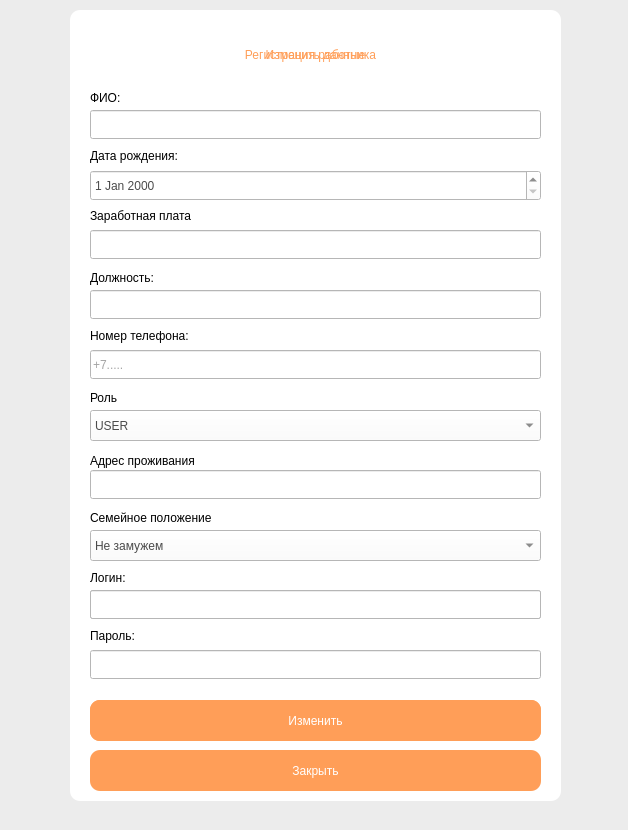
<?xml version="1.0" encoding="UTF-8"?>
<ui version="4.0">
 <class>Form2</class>
 <widget class="QWidget" name="Form2">
  <property name="geometry">
   <rect>
    <x>0</x>
    <y>0</y>
    <width>628</width>
    <height>830</height>
   </rect>
  </property>
  <property name="windowTitle">
   <string>Регистрация</string>
  </property>
  <property name="styleSheet">
   <string notr="true">background-color: rgb(236, 236, 236);</string>
  </property>
  <widget class="QLineEdit" name="lineEdit">
   <property name="geometry">
    <rect>
     <x>90</x>
     <y>590</y>
     <width>451</width>
     <height>29</height>
    </rect>
   </property>
   <property name="toolTip">
    <string>&lt;html&gt;&lt;head/&gt;&lt;body&gt;&lt;p&gt;gggg&lt;/p&gt;&lt;/body&gt;&lt;/html&gt;</string>
   </property>
   <property name="styleSheet">
    <string notr="true">font: 15pt &quot;Century Gothic&quot;;
color: rgb(75, 75, 75);
background-color: rgb(255, 255, 255);</string>
   </property>
   <property name="text">
    <string/>
   </property>
  </widget>
  <widget class="QLabel" name="label_3">
   <property name="geometry">
    <rect>
     <x>90</x>
     <y>620</y>
     <width>239</width>
     <height>31</height>
    </rect>
   </property>
   <property name="styleSheet">
    <string notr="true">font: 13pt &quot;Century Gothic&quot;;
background-color: qlineargradient(spread:pad, x1:0, y1:0, x2:1, y2:0, stop:0 rgba(0, 0, 0, 0), stop:1 rgba(255, 255, 255, 0));</string>
   </property>
   <property name="text">
    <string>Пароль:</string>
   </property>
  </widget>
  <widget class="QLabel" name="label">
   <property name="geometry">
    <rect>
     <x>90</x>
     <y>0</y>
     <width>441</width>
     <height>111</height>
    </rect>
   </property>
   <property name="styleSheet">
    <string notr="true">font: 27pt &quot;Century Gothic&quot;;
background-color: qlineargradient(spread:pad, x1:0, y1:0, x2:1, y2:0, stop:0 rgba(0, 0, 0, 0), stop:1 rgba(255, 255, 255, 0));
color: rgb(255, 158, 88);</string>
   </property>
   <property name="text">
    <string>&lt;html&gt;&lt;head/&gt;&lt;body&gt;&lt;p align=&quot;center&quot;&gt;Регистрация работника&lt;/p&gt;&lt;/body&gt;&lt;/html&gt;</string>
   </property>
  </widget>
  <widget class="QLabel" name="label_2">
   <property name="geometry">
    <rect>
     <x>90</x>
     <y>570</y>
     <width>239</width>
     <height>16</height>
    </rect>
   </property>
   <property name="styleSheet">
    <string notr="true">font: 13pt &quot;Century Gothic&quot;;
background-color: qlineargradient(spread:pad, x1:0, y1:0, x2:1, y2:0, stop:0 rgba(0, 0, 0, 0), stop:1 rgba(255, 255, 255, 0));</string>
   </property>
   <property name="text">
    <string>Логин:</string>
   </property>
  </widget>
  <widget class="QLineEdit" name="lineEdit_2">
   <property name="geometry">
    <rect>
     <x>90</x>
     <y>650</y>
     <width>451</width>
     <height>29</height>
    </rect>
   </property>
   <property name="styleSheet">
    <string notr="true">font: 15pt &quot;Century Gothic&quot;;
color: rgb(75, 75, 75);
background-color: rgb(255, 255, 255);</string>
   </property>
   <property name="text">
    <string/>
   </property>
  </widget>
  <widget class="QPushButton" name="pushButton">
   <property name="geometry">
    <rect>
     <x>90</x>
     <y>700</y>
     <width>451</width>
     <height>41</height>
    </rect>
   </property>
   <property name="styleSheet">
    <string notr="true">font: 20pt &quot;Century Gothic&quot;;
color: rgb(255, 255, 255);
border-width: 50px;
border-radius: 10px;
background-color: rgb(255, 158, 88);</string>
   </property>
   <property name="text">
    <string>Зарегистрировать</string>
   </property>
  </widget>
  <widget class="QLabel" name="label_5">
   <property name="geometry">
    <rect>
     <x>90</x>
     <y>90</y>
     <width>239</width>
     <height>16</height>
    </rect>
   </property>
   <property name="styleSheet">
    <string notr="true">font: 13pt &quot;Century Gothic&quot;;
background-color: qlineargradient(spread:pad, x1:0, y1:0, x2:1, y2:0, stop:0 rgba(0, 0, 0, 0), stop:1 rgba(255, 255, 255, 0));</string>
   </property>
   <property name="text">
    <string>ФИО:</string>
   </property>
  </widget>
  <widget class="QLineEdit" name="lineEdit_4">
   <property name="geometry">
    <rect>
     <x>90</x>
     <y>110</y>
     <width>451</width>
     <height>29</height>
    </rect>
   </property>
   <property name="toolTip">
    <string>&lt;html&gt;&lt;head/&gt;&lt;body&gt;&lt;p&gt;gggg&lt;/p&gt;&lt;/body&gt;&lt;/html&gt;</string>
   </property>
   <property name="styleSheet">
    <string notr="true">font: 15pt &quot;Century Gothic&quot;;
color: rgb(75, 75, 75);
background-color: rgb(255, 255, 255);</string>
   </property>
   <property name="text">
    <string/>
   </property>
   <property name="placeholderText">
    <string/>
   </property>
  </widget>
  <widget class="QLabel" name="label_6">
   <property name="geometry">
    <rect>
     <x>90</x>
     <y>146</y>
     <width>239</width>
     <height>20</height>
    </rect>
   </property>
   <property name="styleSheet">
    <string notr="true">font: 13pt &quot;Century Gothic&quot;;
background-color: qlineargradient(spread:pad, x1:0, y1:0, x2:1, y2:0, stop:0 rgba(0, 0, 0, 0), stop:1 rgba(255, 255, 255, 0));</string>
   </property>
   <property name="text">
    <string>Дата рождения:</string>
   </property>
  </widget>
  <widget class="QLineEdit" name="lineEdit_6">
   <property name="geometry">
    <rect>
     <x>90</x>
     <y>230</y>
     <width>451</width>
     <height>29</height>
    </rect>
   </property>
   <property name="toolTip">
    <string>&lt;html&gt;&lt;head/&gt;&lt;body&gt;&lt;p&gt;gggg&lt;/p&gt;&lt;/body&gt;&lt;/html&gt;</string>
   </property>
   <property name="styleSheet">
    <string notr="true">font: 15pt &quot;Century Gothic&quot;;
color: rgb(75, 75, 75);
background-color: rgb(255, 255, 255);</string>
   </property>
   <property name="text">
    <string/>
   </property>
   <property name="placeholderText">
    <string/>
   </property>
  </widget>
  <widget class="QLabel" name="label_7">
   <property name="geometry">
    <rect>
     <x>90</x>
     <y>206</y>
     <width>239</width>
     <height>20</height>
    </rect>
   </property>
   <property name="styleSheet">
    <string notr="true">font: 13pt &quot;Century Gothic&quot;;
background-color: qlineargradient(spread:pad, x1:0, y1:0, x2:1, y2:0, stop:0 rgba(0, 0, 0, 0), stop:1 rgba(255, 255, 255, 0));</string>
   </property>
   <property name="text">
    <string>Заработная плата</string>
   </property>
  </widget>
  <widget class="QLabel" name="label_8">
   <property name="geometry">
    <rect>
     <x>90</x>
     <y>270</y>
     <width>239</width>
     <height>16</height>
    </rect>
   </property>
   <property name="styleSheet">
    <string notr="true">font: 13pt &quot;Century Gothic&quot;;
background-color: qlineargradient(spread:pad, x1:0, y1:0, x2:1, y2:0, stop:0 rgba(0, 0, 0, 0), stop:1 rgba(255, 255, 255, 0));</string>
   </property>
   <property name="text">
    <string>Должность:</string>
   </property>
  </widget>
  <widget class="QLineEdit" name="lineEdit_7">
   <property name="geometry">
    <rect>
     <x>90</x>
     <y>290</y>
     <width>451</width>
     <height>29</height>
    </rect>
   </property>
   <property name="toolTip">
    <string>&lt;html&gt;&lt;head/&gt;&lt;body&gt;&lt;p&gt;gggg&lt;/p&gt;&lt;/body&gt;&lt;/html&gt;</string>
   </property>
   <property name="styleSheet">
    <string notr="true">font: 15pt &quot;Century Gothic&quot;;
color: rgb(75, 75, 75);
background-color: rgb(255, 255, 255);</string>
   </property>
   <property name="text">
    <string/>
   </property>
  </widget>
  <widget class="QLabel" name="label_9">
   <property name="geometry">
    <rect>
     <x>90</x>
     <y>326</y>
     <width>239</width>
     <height>20</height>
    </rect>
   </property>
   <property name="styleSheet">
    <string notr="true">font: 13pt &quot;Century Gothic&quot;;
background-color: qlineargradient(spread:pad, x1:0, y1:0, x2:1, y2:0, stop:0 rgba(0, 0, 0, 0), stop:1 rgba(255, 255, 255, 0));</string>
   </property>
   <property name="text">
    <string>Номер телефона:</string>
   </property>
  </widget>
  <widget class="QLineEdit" name="lineEdit_8">
   <property name="geometry">
    <rect>
     <x>90</x>
     <y>350</y>
     <width>451</width>
     <height>29</height>
    </rect>
   </property>
   <property name="toolTip">
    <string>&lt;html&gt;&lt;head/&gt;&lt;body&gt;&lt;p&gt;gggg&lt;/p&gt;&lt;/body&gt;&lt;/html&gt;</string>
   </property>
   <property name="styleSheet">
    <string notr="true">font: 15pt &quot;Century Gothic&quot;;
color: rgb(75, 75, 75);
background-color: rgb(255, 255, 255);</string>
   </property>
   <property name="text">
    <string/>
   </property>
   <property name="placeholderText">
    <string>+7.....</string>
   </property>
  </widget>
  <widget class="QLabel" name="label_4">
   <property name="geometry">
    <rect>
     <x>90</x>
     <y>510</y>
     <width>239</width>
     <height>16</height>
    </rect>
   </property>
   <property name="styleSheet">
    <string notr="true">font: 13pt &quot;Century Gothic&quot;;
background-color: qlineargradient(spread:pad, x1:0, y1:0, x2:1, y2:0, stop:0 rgba(0, 0, 0, 0), stop:1 rgba(255, 255, 255, 0));</string>
   </property>
   <property name="text">
    <string>Семейное положение</string>
   </property>
  </widget>
  <widget class="QComboBox" name="comboBox">
   <property name="geometry">
    <rect>
     <x>90</x>
     <y>530</y>
     <width>451</width>
     <height>31</height>
    </rect>
   </property>
   <property name="styleSheet">
    <string notr="true">font: 15pt &quot;Century Gothic&quot;;
color: rgb(75, 75, 75);
background-color: rgb(255, 255, 255);</string>
   </property>
   <item>
    <property name="text">
     <string>Не замужем</string>
    </property>
   </item>
   <item>
    <property name="text">
     <string>Не женат</string>
    </property>
   </item>
   <item>
    <property name="text">
     <string>Женат</string>
    </property>
   </item>
   <item>
    <property name="text">
     <string>Замужем</string>
    </property>
   </item>
  </widget>
  <widget class="QLabel" name="label_10">
   <property name="geometry">
    <rect>
     <x>70</x>
     <y>10</y>
     <width>491</width>
     <height>791</height>
    </rect>
   </property>
   <property name="styleSheet">
    <string notr="true">border-radius: 10px;
background-color: rgb(255, 255, 255);
</string>
   </property>
   <property name="text">
    <string/>
   </property>
  </widget>
  <widget class="QDateEdit" name="dateEdit">
   <property name="geometry">
    <rect>
     <x>90</x>
     <y>170</y>
     <width>451</width>
     <height>31</height>
    </rect>
   </property>
   <property name="styleSheet">
    <string notr="true">font: 15pt &quot;Century Gothic&quot;;
color: rgb(75, 75, 75);
background-color: rgb(255, 255, 255);</string>
   </property>
  </widget>
  <widget class="QComboBox" name="comboBox_2">
   <property name="geometry">
    <rect>
     <x>90</x>
     <y>410</y>
     <width>451</width>
     <height>31</height>
    </rect>
   </property>
   <property name="styleSheet">
    <string notr="true">font: 15pt &quot;Century Gothic&quot;;
color: rgb(75, 75, 75);
background-color: rgb(255, 255, 255);</string>
   </property>
   <item>
    <property name="text">
     <string>USER</string>
    </property>
   </item>
   <item>
    <property name="text">
     <string>ADMIN</string>
    </property>
   </item>
  </widget>
  <widget class="QLabel" name="label_11">
   <property name="geometry">
    <rect>
     <x>90</x>
     <y>450</y>
     <width>239</width>
     <height>21</height>
    </rect>
   </property>
   <property name="styleSheet">
    <string notr="true">font: 13pt &quot;Century Gothic&quot;;
background-color: qlineargradient(spread:pad, x1:0, y1:0, x2:1, y2:0, stop:0 rgba(0, 0, 0, 0), stop:1 rgba(255, 255, 255, 0));</string>
   </property>
   <property name="text">
    <string>Адрес проживания</string>
   </property>
  </widget>
  <widget class="QLabel" name="label_12">
   <property name="geometry">
    <rect>
     <x>90</x>
     <y>390</y>
     <width>239</width>
     <height>16</height>
    </rect>
   </property>
   <property name="styleSheet">
    <string notr="true">font: 13pt &quot;Century Gothic&quot;;
background-color: qlineargradient(spread:pad, x1:0, y1:0, x2:1, y2:0, stop:0 rgba(0, 0, 0, 0), stop:1 rgba(255, 255, 255, 0));</string>
   </property>
   <property name="text">
    <string>Роль</string>
   </property>
  </widget>
  <widget class="QLineEdit" name="lineEdit_3">
   <property name="geometry">
    <rect>
     <x>90</x>
     <y>470</y>
     <width>451</width>
     <height>29</height>
    </rect>
   </property>
   <property name="toolTip">
    <string>&lt;html&gt;&lt;head/&gt;&lt;body&gt;&lt;p&gt;gggg&lt;/p&gt;&lt;/body&gt;&lt;/html&gt;</string>
   </property>
   <property name="styleSheet">
    <string notr="true">font: 15pt &quot;Century Gothic&quot;;
color: rgb(75, 75, 75);
background-color: rgb(255, 255, 255);</string>
   </property>
   <property name="text">
    <string/>
   </property>
  </widget>
  <widget class="QPushButton" name="pushButton_2">
   <property name="geometry">
    <rect>
     <x>90</x>
     <y>750</y>
     <width>451</width>
     <height>41</height>
    </rect>
   </property>
   <property name="styleSheet">
    <string notr="true">font: 20pt &quot;Century Gothic&quot;;
color: rgb(255, 255, 255);
border-width: 50px;
border-radius: 10px;
background-color: rgb(255, 158, 88);</string>
   </property>
   <property name="text">
    <string>Закрыть</string>
   </property>
  </widget>
  <widget class="QLabel" name="label_13">
   <property name="geometry">
    <rect>
     <x>150</x>
     <y>20</y>
     <width>331</width>
     <height>71</height>
    </rect>
   </property>
   <property name="styleSheet">
    <string notr="true">font: 27pt &quot;Century Gothic&quot;;
background-color: qlineargradient(spread:pad, x1:0, y1:0, x2:1, y2:0, stop:0 rgba(0, 0, 0, 0), stop:1 rgba(255, 255, 255, 0));
color: rgb(255, 158, 88);</string>
   </property>
   <property name="text">
    <string>&lt;html&gt;&lt;head/&gt;&lt;body&gt;&lt;p align=&quot;center&quot;&gt;Изменить данные&lt;/p&gt;&lt;/body&gt;&lt;/html&gt;</string>
   </property>
  </widget>
  <widget class="QLineEdit" name="lineEdit_5">
   <property name="geometry">
    <rect>
     <x>90</x>
     <y>590</y>
     <width>451</width>
     <height>29</height>
    </rect>
   </property>
   <property name="toolTip">
    <string>&lt;html&gt;&lt;head/&gt;&lt;body&gt;&lt;p&gt;gggg&lt;/p&gt;&lt;/body&gt;&lt;/html&gt;</string>
   </property>
   <property name="toolTipDuration">
    <number>-4</number>
   </property>
   <property name="styleSheet">
    <string notr="true">font: 15pt &quot;Century Gothic&quot;;
color: rgb(75, 75, 75);
background-color: rgb(255, 255, 255);</string>
   </property>
   <property name="text">
    <string/>
   </property>
   <property name="readOnly">
    <bool>true</bool>
   </property>
   <property name="placeholderText">
    <string/>
   </property>
  </widget>
  <widget class="QPushButton" name="pushButton_3">
   <property name="geometry">
    <rect>
     <x>90</x>
     <y>700</y>
     <width>451</width>
     <height>41</height>
    </rect>
   </property>
   <property name="styleSheet">
    <string notr="true">font: 20pt &quot;Century Gothic&quot;;
color: rgb(255, 255, 255);
border-width: 50px;
border-radius: 10px;
background-color: rgb(255, 158, 88);</string>
   </property>
   <property name="text">
    <string>Изменить</string>
   </property>
  </widget>
  <zorder>label_10</zorder>
  <zorder>lineEdit</zorder>
  <zorder>label_3</zorder>
  <zorder>label</zorder>
  <zorder>label_2</zorder>
  <zorder>lineEdit_2</zorder>
  <zorder>pushButton</zorder>
  <zorder>label_5</zorder>
  <zorder>lineEdit_4</zorder>
  <zorder>label_6</zorder>
  <zorder>lineEdit_6</zorder>
  <zorder>label_7</zorder>
  <zorder>label_8</zorder>
  <zorder>lineEdit_7</zorder>
  <zorder>label_9</zorder>
  <zorder>lineEdit_8</zorder>
  <zorder>label_4</zorder>
  <zorder>comboBox</zorder>
  <zorder>dateEdit</zorder>
  <zorder>comboBox_2</zorder>
  <zorder>label_11</zorder>
  <zorder>label_12</zorder>
  <zorder>lineEdit_3</zorder>
  <zorder>pushButton_2</zorder>
  <zorder>label_13</zorder>
  <zorder>lineEdit_5</zorder>
  <zorder>pushButton_3</zorder>
 </widget>
 <resources/>
 <connections/>
</ui>
